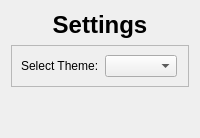
         <widget class="QWidget" name="settingsPage">
          <layout class="QVBoxLayout" name="verticalLayout_31">
           <item alignment="Qt::AlignTop">
            <widget class="QLabel" name="label_43">
             <property name="font">
              <font>
               <family>Segoe UI</family>
               <pointsize>18</pointsize>
               <bold>true</bold>
              </font>
             </property>
             <property name="text">
              <string>Settings</string>
             </property>
             <property name="alignment">
              <set>Qt::AlignCenter</set>
             </property>
            </widget>
           </item>
           <item>
            <widget class="QFrame" name="frame_11">
             <property name="sizePolicy">
              <sizepolicy hsizetype="Preferred" vsizetype="Preferred">
               <horstretch>0</horstretch>
               <verstretch>0</verstretch>
              </sizepolicy>
             </property>
             <property name="frameShape">
              <enum>QFrame::StyledPanel</enum>
             </property>
             <property name="frameShadow">
              <enum>QFrame::Raised</enum>
             </property>
             <layout class="QHBoxLayout" name="horizontalLayout_11">
              <item alignment="Qt::AlignRight">
               <widget class="QLabel" name="label_44">
                <property name="text">
                 <string>Select Theme:</string>
                </property>
               </widget>
              </item>
              <item alignment="Qt::AlignLeft">
               <widget class="QComboBox" name="appThemesList"/>
              </item>
             </layout>
            </widget>
           </item>
           <item>
            <spacer name="verticalSpacer_8">
             <property name="orientation">
              <enum>Qt::Vertical</enum>
             </property>
             <property name="sizeHint" stdset="0">
              <size>
               <width>20</width>
               <height>40</height>
              </size>
             </property>
            </spacer>
           </item>
          </layout>
         </widget>
